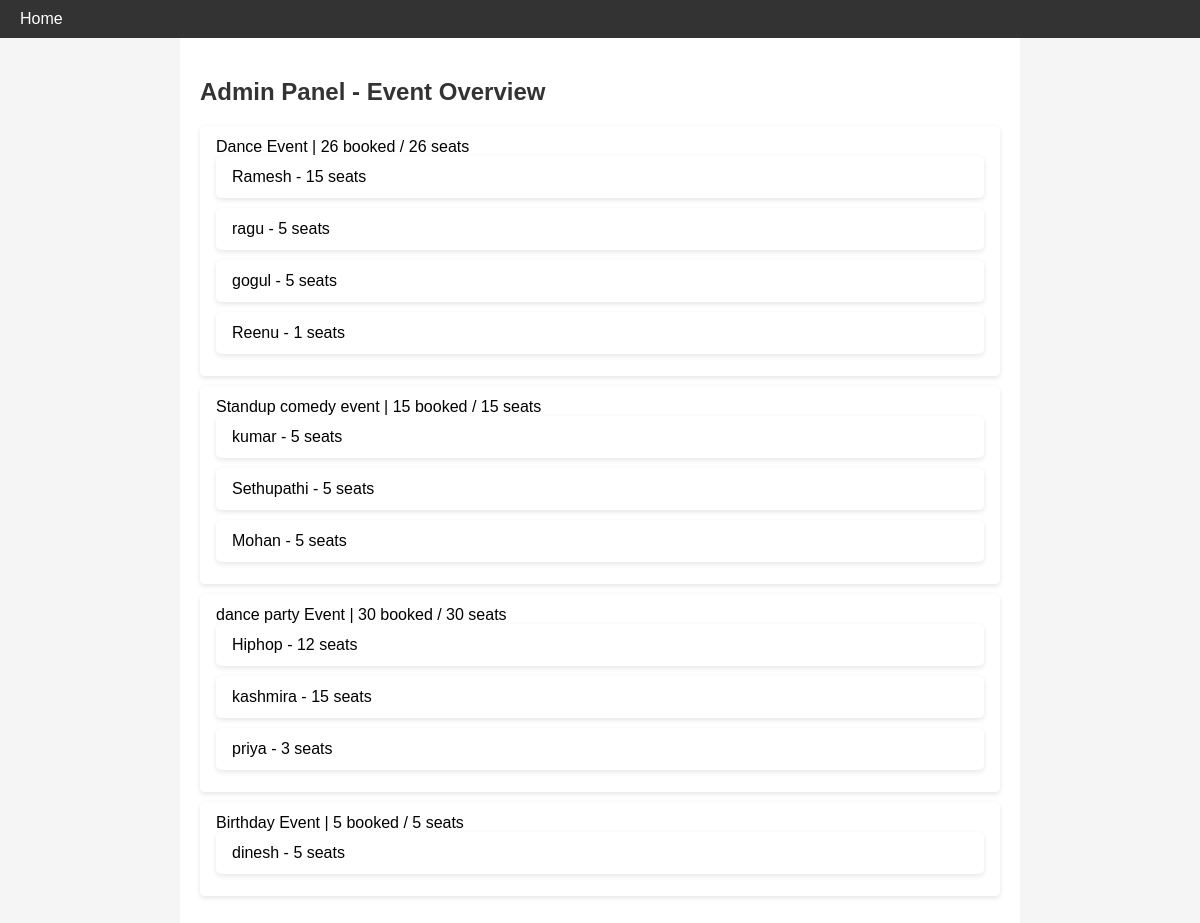
Screenshot of /admin-events/ (signed in) with the database file from the repository.
### booking/models.py (models this page shows, shortened)
class Event(models.Model):
    title = models.CharField(max_length=200)
    description = models.TextField()
    date = models.DateTimeField()
    capacity = models.PositiveBigIntegerField()
    soldout = models.BooleanField(default=False)
    def booked_seats(self):
        return sum(booking.number_of_seats for booking in self.bookings.all())

class Booking(models.Model):
    event = models.ForeignKey(Event, related_name='bookings', on_delete=models.CASCADE)
    name = models.CharField(max_length=100)
    email = models.EmailField()
    number_of_seats =models.PositiveIntegerField()

### booking/views.py (the view)
# urls.py: path('admin-events/', views.admin_events, name='admin_events'),
def admin_events(request):
    if not request.user.is_authenticated or not request.user.is_staff:
        return redirect('admin:login')
    events = Event.objects.all()
    return render(request, 'booking/admin_events.html', {'events': events})

### booking/context_processors.py (called while the page is built)
def next_event(request):
    upcoming = Event.objects.filter(date__gte=now(), soldout=False).order_by('date').first()
    return {'next_upcoming_event': upcoming}

### booking/templates/booking/admin_events.html (shortened to what this page needs)
{% extends 'booking/base.html' %}
{% block content %}
<h2>Admin Panel - Event Overview</h2>
<ul>
    {% for event in events %}
    <li>
        {{ event.title }} | {{ event.booked_seats }} booked / {{ event.capacity }} seats
        <ul>
            {% for booking in event.bookings.all %}
            <li>{{ booking.name }} - {{ booking.number_of_seats }} seats</li>
            {% empty %}
            <li>No bookings yet</li>
            {% endfor %}
        </ul>
    </li>
    {% endfor %}
</ul>
{% endblock %}

### booking/templates/booking/base.html (style rules this page uses)
body { font-family: Arial, sans-serif; margin: 0; padding: 0; background-color: #f5f5f5; }
h1, h2 { color: #333; margin-top: 20px; }
ul { list-style-type: none; padding-left: 0; }
li { background-color: #fff; padding: 12px 16px; margin-bottom: 10px; border-radius: 5px; box-shadow: 0 2px 5px rgba(0, 0, 0, 0.1); }

### rows the page displays
Event: title "Dance Event", booked_seats "26", capacity "26"
Booking: name "Ramesh", number_of_seats "15"
Booking: name "ragu", number_of_seats "5"
Booking: name "gogul", number_of_seats "5"
Booking: name "Reenu", number_of_seats "1"
Event: title "Standup comedy event", booked_seats "15", capacity "15"
Booking: name "kumar", number_of_seats "5"
Booking: name "Sethupathi", number_of_seats "5"
Booking: name "Mohan", number_of_seats "5"
Event: title "dance party Event", booked_seats "30", capacity "30"
Booking: name "Hiphop", number_of_seats "12"
Booking: name "kashmira", number_of_seats "15"
Booking: name "priya", number_of_seats "3"
Event: title "Birthday Event", booked_seats "5", capacity "5"
Booking: name "dinesh", number_of_seats "5"
